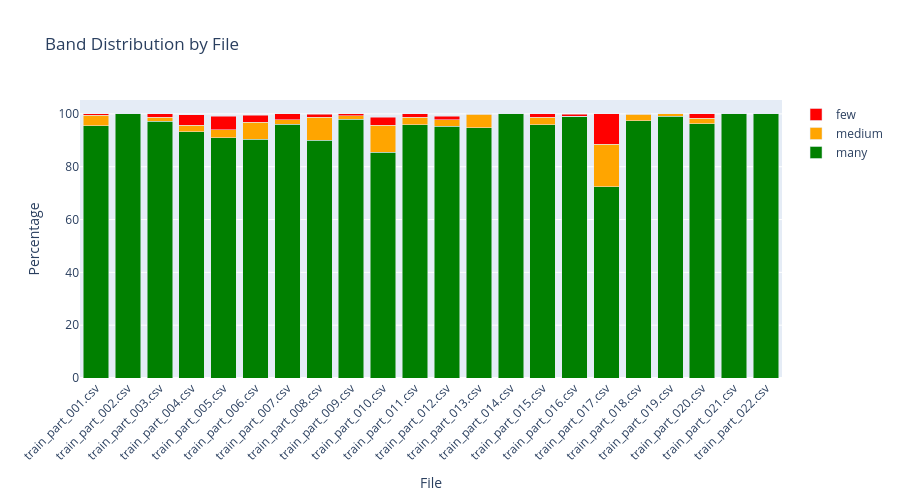

Source (notebook cell):
### Markdown cell above
## 3. Per-File Distribution Analysis

### Code cell
# Visualize per-file band distribution
fig = go.Figure()

for band, color in [('many_pct', 'green'), ('medium_pct', 'orange'), ('few_pct', 'red')]:
    fig.add_trace(go.Bar(
        x=file_stats_df['file'],
        y=file_stats_df[band],
        name=band.replace('_pct', ''),
        marker_color=color
    ))

fig.update_layout(
    title='Band Distribution by File',
    xaxis_title='File',
    yaxis_title='Percentage',
    barmode='stack',
    height=500,
    xaxis_tickangle=-45
)
fig.show()

### Figure 1 — Plotly figure (JSON) as saved in the notebook; plotly's stock layout.template omitted (floating-point values rounded to 4 significant figures)
{"data": [{"marker": {"color": "green"}, "name": "many", "type": "bar", "x": ["train_part_001.csv", "train_part_002.csv", "train_part_003.csv", "train_part_004.csv", "train_part_005.csv", "train_part_006.csv", "train_part_007.csv", "train_part_008.csv", "train_part_009.csv", "train_part_010.csv", "train_part_011.csv", "train_part_012.csv", "train_part_013.csv", "train_part_014.csv", "train_part_015.csv", "train_part_016.csv", "train_part_017.csv", "train_part_018.csv", "train_part_019.csv", "train_part_020.csv", "train_part_021.csv", "train_part_022.csv"], "y": [95.58, 100.0, 97.3, 93.21, 90.94, 90.44, 96.09, 89.97, 97.98, 85.57, 95.95, 95.31, 94.83, 100.0, 95.97, 99.1, 72.45, 97.39, 99.16, 96.18, 100.0, 100.0]}, {"marker": {"color": "orange"}, "name": "medium", "type": "bar", "x": ["train_part_001.csv", "train_part_002.csv", "train_part_003.csv", "train_part_004.csv", "train_part_005.csv", "train_part_006.csv", "train_part_007.csv", "train_part_008.csv", "train_part_009.csv", "train_part_010.csv", "train_part_011.csv", "train_part_012.csv", "train_part_013.csv", "train_part_014.csv", "train_part_015.csv", "train_part_016.csv", "train_part_017.csv", "train_part_018.csv", "train_part_019.csv", "train_part_020.csv", "train_part_021.csv", "train_part_022.csv"], "y": [3.942, 0.0, 1.381, 2.537, 3.102, 6.405, 1.77, 8.762, 1.292, 10.23, 2.745, 2.455, 5.018, 0.0, 2.819, 0.0, 15.98, 2.518, 0.8011, 2.153, 0.0, 0.0]}, {"marker": {"color": "red"}, "name": "few", "type": "bar", "x": ["train_part_001.csv", "train_part_002.csv", "train_part_003.csv", "train_part_004.csv", "train_part_005.csv", "train_part_006.csv", "train_part_007.csv", "train_part_008.csv", "train_part_009.csv", "train_part_010.csv", "train_part_011.csv", "train_part_012.csv", "train_part_013.csv", "train_part_014.csv", "train_part_015.csv", "train_part_016.csv", "train_part_017.csv", "train_part_018.csv", "train_part_019.csv", "train_part_020.csv", "train_part_021.csv", "train_part_022.csv"], "y": [0.475, 0.0, 1.285, 3.952, 5.139, 2.65, 2.138, 1.15, 0.7067, 2.869, 1.281, 1.413, 0.1495, 0.0, 1.208, 0.8565, 11.57, 0.09325, 0.03483, 1.632, 0.0, 0.0]}], "layout": {"barmode": "stack", "height": 500, "title": {"text": "Band Distribution by File"}, "xaxis": {"tickangle": -45, "title": {"text": "File"}}, "yaxis": {"title": {"text": "Percentage"}}}}
